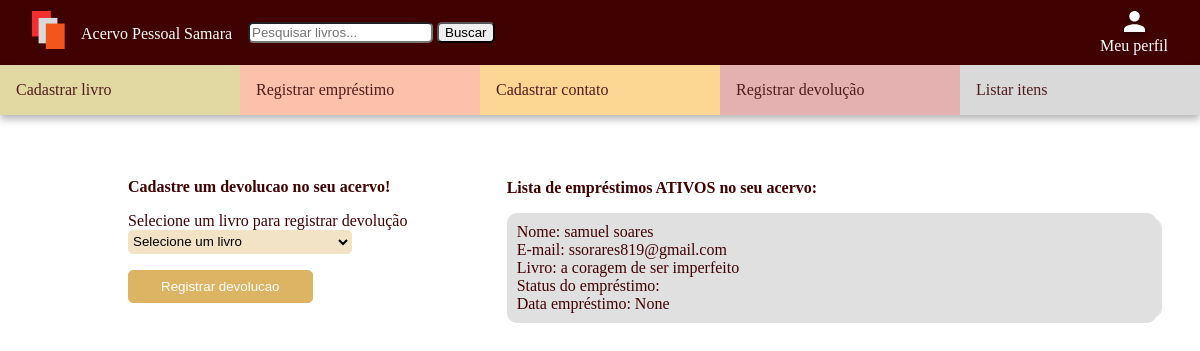
The app's page /acervo_pessoal/registrar_devolucao/ (signed in) with its own data.
### acervo_pessoal/models/emprestimo.py (models this page shows, shortened)
class Emprestimo(models.Model):
    livro = models.ForeignKey(Livro, on_delete=models.CASCADE)
    contato = models.ForeignKey(Contato, on_delete=models.CASCADE)
    data_emprestimo = models.DateTimeField(default=timezone.now)
    data_devolucao = models.DateTimeField(blank=True, null=True)
    usuario = models.ForeignKey(User, on_delete=models.CASCADE)
    status_emprestimo = models.CharField(max_length=10, choices= [ ('ativo', 'Ativo'),
        ('devolvido', 'Devolvido')], default='ativo')

### acervo_pessoal/models/contato.py (models this page shows, shortened)
class Contato(models.Model):
    nome =  models.CharField(max_length=255)
    email = models.EmailField(max_length=255)
    usuario = models.ForeignKey(User, on_delete=models.CASCADE, related_name='contatos', null=True, blank=True)

### acervo_pessoal/models/livro.py (models this page shows, shortened)
class Livro(models.Model):
    nome = models.CharField(max_length=255)
    autor = models.CharField(max_length=255)
    ano  = models.IntegerField()
    foto = models.ImageField(upload_to='capas/')
    usuario = models.ForeignKey(User, on_delete=models.CASCADE, null=True, blank=True)

### acervo_pessoal/views/gerenciarEmprestimo.py (the view, shortened to what this page needs)
# urls.py: path('registrar_devolucao/', RegistrarDevolucaoView.as_view(), name='registrar_devolucao'),
class RegistrarDevolucaoView(View):
    def get(self, request, *args, **kwargs):
        emprestimos_ativos = Emprestimo.objects.filter(usuario=request.user, status_emprestimo='ativo').order_by('-data_emprestimo')
        livros_emprestados = Livro.objects.filter(emprestimo__usuario=request.user, emprestimo__status_emprestimo='ativo').distinct()
        return render(request, 'registrar_devolucao.html', {'emprestimos_ativos': emprestimos_ativos, 'livros_emprestados': livros_emprestados})

### acervo_pessoal/templates/registrar_devolucao.html (shortened to what this page needs)
{% extends 'base_logado.html' %}
{% load static %}
    {% block head %}
    <link rel="stylesheet" href="{% static 'css/registrar_devolucao.css'%}">
    {% endblock %}
    {% block conteudo %}
    <div class="conteudo-cadastrar-devolucao">
        <div class="conteudo-colun1">
            <form action="" method="post" enctype="multipart/form-data">
                <label for="" class="display-block item-cadastro-espaco label-cadastro-devolucao titulo-cadastro-devolucao">Cadastre um devolucao no seu acervo!</label>
                <label for="nome" class="display-block label-cadastro-devolucao">Selecione um livro para registrar devolução</label>
                <select name="livro" id="" required class="display-block item-cadastro-espaco input-cadastro-devolucao">
                    <option value="" {% if not request.POST.livro %}selected{% endif %}>Selecione um livro</option>
                </select>
                <button class="botao-cadastro-devolucao">Registrar devolucao</button>
            </form>
        </div>
        <div class="conteudo-colun2">
            <p class="titulo-conteudo-colun2">Lista de empréstimos ATIVOS no seu acervo:</p>
            {% for emprestimo_ativo in emprestimos_ativos %}
            <ul class="ul-devolucaos-cadastrados-lista-geral">
                <li>
                    <ul class="ul-devolucaos-cadastrados-lista-geral">
                        <li>Nome: {{emprestimo_ativo.contato.nome}}</li>
                        <li>E-mail: {{emprestimo_ativo.contato.email}}</li>
                        <li>Livro: {{emprestimo_ativo.livro.nome}}</li>
                        <li>Status do empréstimo: {{ emprestimo_ativo.status_devolucao}} </li>
                        <li>Data empréstimo: {{emprestimo_ativo.data_devolucao}}</li>
                    </ul>
                </li>
            </ul>
            {%empty%}
                <p>Nenhuma devolução cadastrada no momento</p>
            {% endfor %}
        </div>
    </div>
    {% endblock %}

### acervo_pessoal/static/css/registrar_devolucao.css (style rules this page uses)
.conteudo-cadastrar-devolucao { display: flex; gap: 3rem; }
.conteudo-colun1 { padding-top: 3.9rem; flex:1; margin-left: 8rem; }
.conteudo-colun2 { padding-top: 4rem; flex:2; color: #400101; margin-right: 2rem; }
.ul-devolucaos-cadastrados-lista-geral { text-decoration: none; list-style-type: none; padding: 5px; background-color: #E0E0E0; border:#E0E0E0; border-radius: 10px; width: 40rem; }
.titulo-conteudo-colun2 { margin-top: 0 !important; font-weight: bold; }
.item-cadastro-espaco { margin-bottom: 1rem; }
.display-block { display: block; }
.input-cadastro-devolucao { border: 1px solid #F2E3C7; background-color: #F2E3C7; width: 14rem; height: 1.5rem; border-radius: 5px; }
.label-cadastro-devolucao { color: #400101; }
.titulo-cadastro-devolucao { font-weight: bold; }
.botao-cadastro-devolucao { background-color: #DDB364; color: white; padding: 0.5rem 2rem; border: 1px solid #DDB364; border-radius: 5px; }

### acervo_pessoal/static/css/base_logado.css (style rules this page uses)
body { margin: 0 !important; background-color: #FFFFFF; }

### records on screen
Emprestimo: contato.nome "samuel soares", contato.email "ssorares819@gmail.com", livro.nome "a coragem de ser imperfeito", data_devolucao "None"
